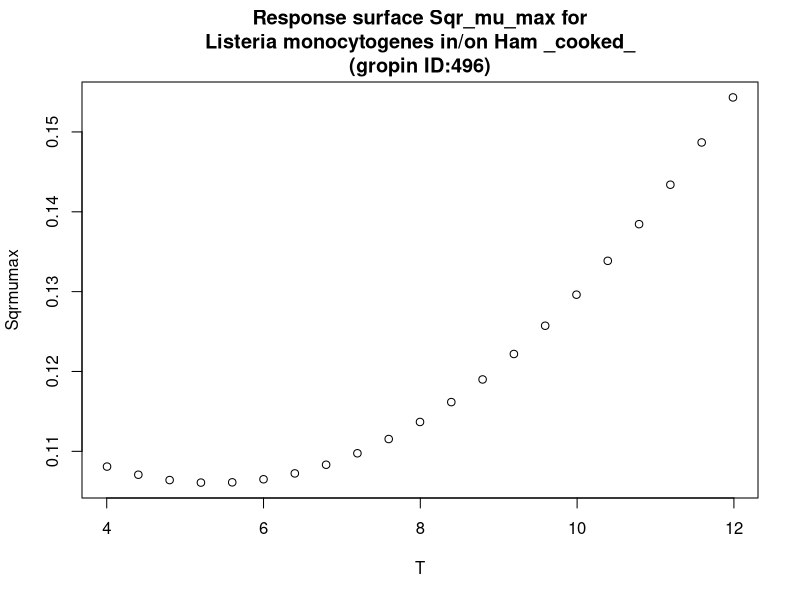

This figure's R source:
#############################
# start of Parameter script
#############################
T <- seq(4.004,11.988011988012,length.out=21)
#############################
# end of Parameter script
#############################
############################# 
# start of Model script Gropin ID 496 
#############################
 
# constant coefficients for this model
 
variables <- data.frame(T)
argumentsPar <- unique.data.frame(expand.grid(variables))
 
# heart of the model
response_surface <- function(T) {
   mumax <-0.13770-0.0118*T+0.0011*(T^2)

	return(mumax=mumax)
} 

# output parameters
responseSurface <- cbind(argumentsPar,response_surface(argumentsPar['T']))
colnames(responseSurface) <- c(colnames(argumentsPar),'Sqrmumax')
#############################
# End of Model script
#############################
############################# 
# start of Visualisation script Gropin ID 496 
#############################
titleText <-'Response surface Sqr_mu_max for
Listeria monocytogenes in/on Ham _cooked_
(gropin ID:496)'
plot(T,responseSurface$'Sqrmumax',xlab='T',
                          ylab='Sqrmumax',main=titleText)
#############################
# End of Visualisation script
#############################
